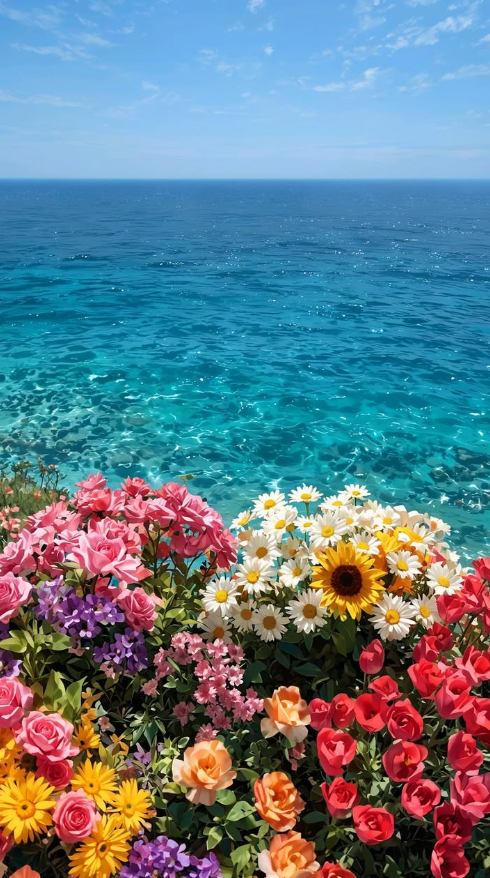
#> input picture image.png, 490 x 878 px
$ jupyter execute Untitled.ipynb   (older library calls are emulated)
#> lines starting #> are read from the running program, lines starting #| are printed output that depends on the picture
# EX NO 5: Image Smoothing and Sharpening Using OpenCV

## NAME: E ARYA KRISHNA

## REG NO: 212225240014

[cell 1]
import cv2
import numpy as np
import matplotlib.pyplot as plt

[cell 2]
img = cv2.imread('image.png')
#> img is the input picture: shape (878, 490, 3); mean B, G, R 137.8, 125.1, 98.8

[cell 3]
img_rgb = cv2.cvtColor(img, cv2.COLOR_BGR2RGB)

plt.imshow(img_rgb)
plt.title("Original Image")
plt.axis("off")
plt.show()

[cell 4]
averaging = cv2.blur(img, (5, 5))
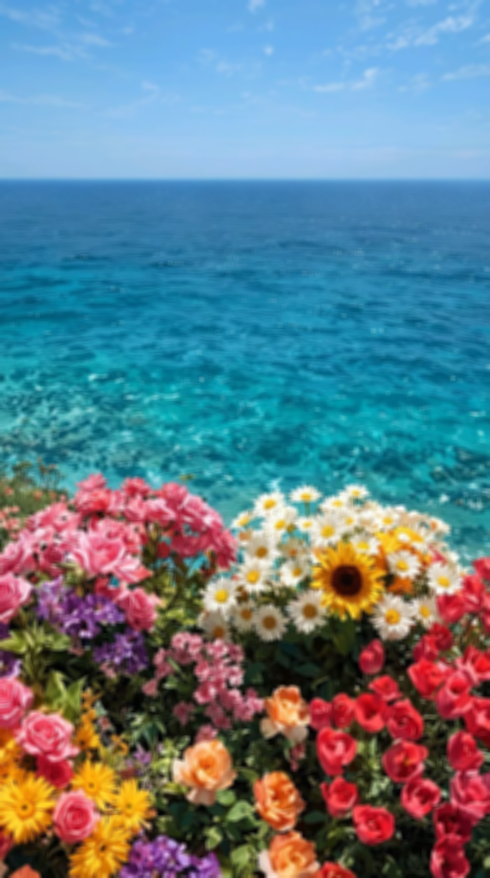
#> averaging: shape (878, 490, 3); mean B, G, R 137.8, 125.1, 98.8
plt.imshow(cv2.cvtColor(averaging, cv2.COLOR_BGR2RGB))
plt.title("Averaging Filter")
plt.axis("off")
plt.show()

[cell 5]
kernel = np.array([[1,2,1],[2,4,2],[1,2,1]]) / 16
weighted = cv2.filter2D(img, -1, kernel)
plt.imshow(cv2.cvtColor(weighted, cv2.COLOR_BGR2RGB))
plt.title("Weighted Averaging")
plt.axis("off")
plt.show()

[cell 6]
gaussian = cv2.GaussianBlur(img, (5, 5), 0)
plt.imshow(cv2.cvtColor(gaussian, cv2.COLOR_BGR2RGB))
plt.title("Gaussian Filter")
plt.axis("off")
plt.show()

[cell 7]
median = cv2.medianBlur(img, 5)
plt.imshow(cv2.cvtColor(median, cv2.COLOR_BGR2RGB))
plt.title("Median Filter")
plt.axis("off")
plt.show()

[cell 8]
kernel = np.array([[0,-1,0],[-1,5,-1],[0,-1,0]])
laplacian_sharp = cv2.filter2D(img, -1, kernel)
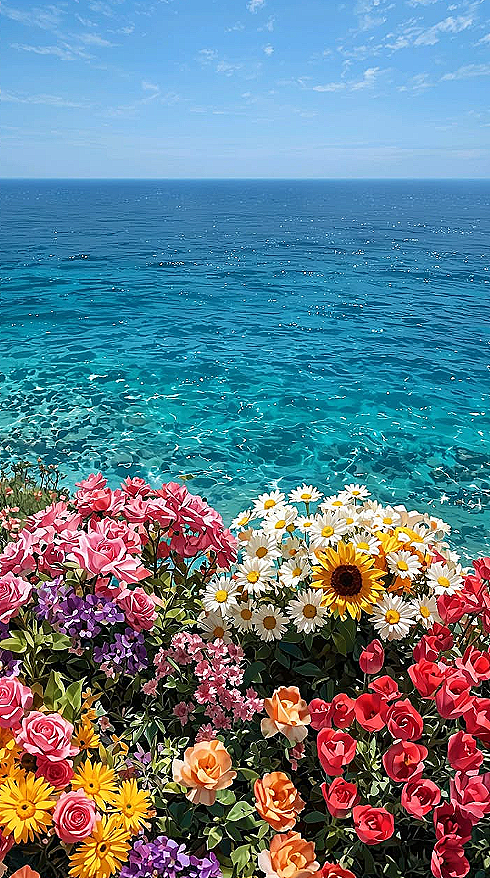
#> laplacian_sharp: shape (878, 490, 3); mean B, G, R 139.7, 126.1, 99.3

plt.imshow(cv2.cvtColor(laplacian_sharp, cv2.COLOR_BGR2RGB))
plt.title("Laplacian Sharpening")
plt.axis("off")
plt.show()

[cell 9]
gray = cv2.cvtColor(img, cv2.COLOR_BGR2GRAY)
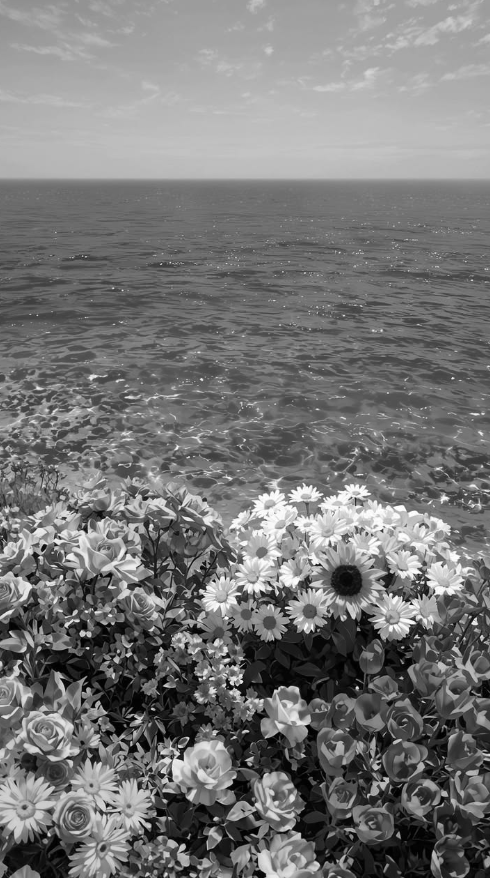
#> gray: shape (878, 490); min 0, max 255, mean 118.7
laplacian = cv2.Laplacian(gray, cv2.CV_64F)
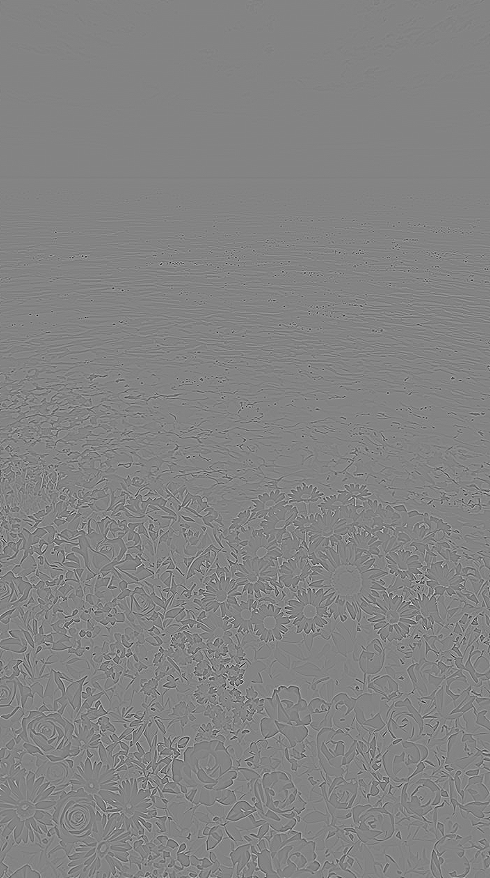
#> laplacian: shape (878, 490) float64; min -455, max 425, mean 0; drawn with min black and max white
laplacian = cv2.convertScaleAbs(laplacian)
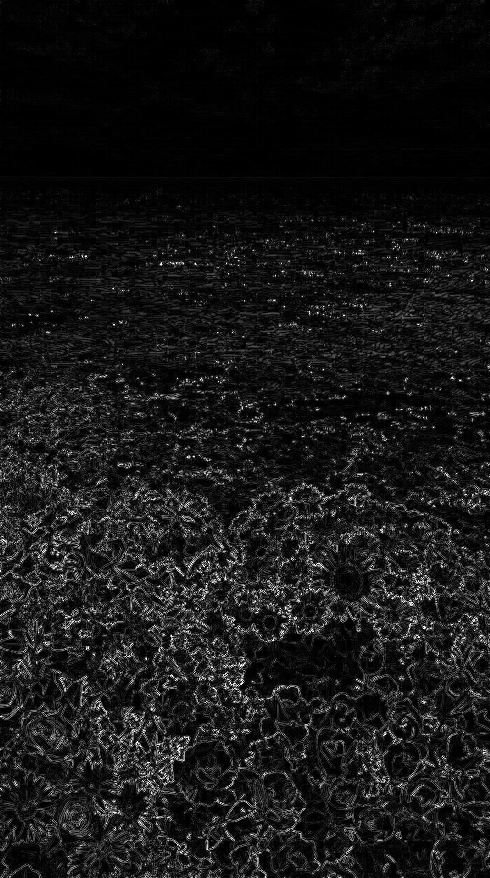
#> laplacian: shape (878, 490); min 0, max 255, mean 23.2
plt.imshow(laplacian, cmap='gray')
plt.title("Laplacian Operator")
plt.axis("off")
plt.show()

[cell 10]
images = [img_rgb, averaging, weighted, gaussian, median, laplacian_sharp, laplacian]
titles = ["Original", "Averaging", "Weighted", "Gaussian", "Median", "Laplacian Kernel", "Laplacian Operator"]
plt.figure(figsize=(12, 8))
for i in range(7):
    plt.subplot(3, 3, i+1)
    plt.imshow(images[i] if i == 6 else cv2.cvtColor(images[i], cv2.COLOR_BGR2RGB), cmap='gray' if i == 6 else None)
    plt.title(titles[i])
    plt.axis('off')
plt.tight_layout()
plt.show()
#> figure, not shown here; B, G, R data is drawn as R, G, B
